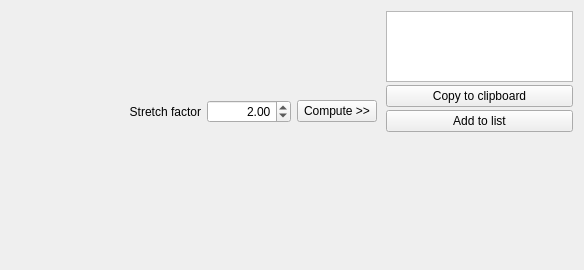
        <widget class="QWidget" name="gmStretching">
         <attribute name="title">
          <string>GM Stretching</string>
         </attribute>
         <layout class="QVBoxLayout" name="verticalLayout_30" stretch="1,1">
          <item>
           <widget class="QFrame" name="frame_52">
            <property name="frameShape">
             <enum>QFrame::NoFrame</enum>
            </property>
            <property name="frameShadow">
             <enum>QFrame::Raised</enum>
            </property>
            <layout class="QHBoxLayout" name="horizontalLayout_28" stretch="2,1">
             <property name="spacing">
              <number>0</number>
             </property>
             <property name="leftMargin">
              <number>0</number>
             </property>
             <property name="topMargin">
              <number>0</number>
             </property>
             <property name="rightMargin">
              <number>0</number>
             </property>
             <property name="bottomMargin">
              <number>0</number>
             </property>
             <item>
              <widget class="QFrame" name="frame_54">
               <property name="frameShape">
                <enum>QFrame::NoFrame</enum>
               </property>
               <property name="frameShadow">
                <enum>QFrame::Raised</enum>
               </property>
               <layout class="QVBoxLayout" name="verticalLayout_31" stretch="3,1">
                <property name="spacing">
                 <number>0</number>
                </property>
                <property name="leftMargin">
                 <number>0</number>
                </property>
                <property name="topMargin">
                 <number>0</number>
                </property>
                <property name="rightMargin">
                 <number>0</number>
                </property>
                <property name="bottomMargin">
                 <number>0</number>
                </property>
                <item>
                 <widget class="QFrame" name="frame_58">
                  <property name="frameShape">
                   <enum>QFrame::NoFrame</enum>
                  </property>
                  <property name="frameShadow">
                   <enum>QFrame::Raised</enum>
                  </property>
                  <layout class="QHBoxLayout" name="horizontalLayout_32">
                   <property name="spacing">
                    <number>0</number>
                   </property>
                   <property name="leftMargin">
                    <number>0</number>
                   </property>
                   <property name="topMargin">
                    <number>0</number>
                   </property>
                   <property name="rightMargin">
                    <number>0</number>
                   </property>
                   <property name="bottomMargin">
                    <number>0</number>
                   </property>
                   <item>
                    <layout class="QVBoxLayout" name="stretchingTsLayout"/>
                   </item>
                  </layout>
                 </widget>
                </item>
                <item>
                 <widget class="QFrame" name="frame_59">
                  <property name="sizePolicy">
                   <sizepolicy hsizetype="Preferred" vsizetype="Fixed">
                    <horstretch>0</horstretch>
                    <verstretch>0</verstretch>
                   </sizepolicy>
                  </property>
                  <property name="frameShape">
                   <enum>QFrame::NoFrame</enum>
                  </property>
                  <property name="frameShadow">
                   <enum>QFrame::Raised</enum>
                  </property>
                  <layout class="QHBoxLayout" name="horizontalLayout_33">
                   <item>
                    <spacer name="horizontalSpacer_12">
                     <property name="orientation">
                      <enum>Qt::Horizontal</enum>
                     </property>
                     <property name="sizeHint" stdset="0">
                      <size>
                       <width>40</width>
                       <height>20</height>
                      </size>
                     </property>
                    </spacer>
                   </item>
                   <item>
                    <widget class="QLabel" name="label_31">
                     <property name="text">
                      <string>Stretch factor</string>
                     </property>
                     <property name="alignment">
                      <set>Qt::AlignRight|Qt::AlignTrailing|Qt::AlignVCenter</set>
                     </property>
                    </widget>
                   </item>
                   <item>
                    <widget class="QDoubleSpinBox" name="stretchingFactorDSpinBox">
                     <property name="alignment">
                      <set>Qt::AlignRight|Qt::AlignTrailing|Qt::AlignVCenter</set>
                     </property>
                     <property name="maximum">
                      <double>99999999.000000000000000</double>
                     </property>
                     <property name="value">
                      <double>2.000000000000000</double>
                     </property>
                    </widget>
                   </item>
                   <item>
                    <widget class="QPushButton" name="stretchingComputeBtn">
                     <property name="text">
                      <string>Compute &gt;&gt;</string>
                     </property>
                     <property name="icon">
                      <iconset resource="Main_icons.qrc">
                       <normaloff>:/allIcons/icons/calculator.svg</normaloff>:/allIcons/icons/calculator.svg</iconset>
                     </property>
                     <property name="iconSize">
                      <size>
                       <width>32</width>
                       <height>32</height>
                      </size>
                     </property>
                    </widget>
                   </item>
                  </layout>
                 </widget>
                </item>
               </layout>
              </widget>
             </item>
             <item>
              <widget class="QFrame" name="frame_55">
               <property name="frameShape">
                <enum>QFrame::NoFrame</enum>
               </property>
               <property name="frameShadow">
                <enum>QFrame::Raised</enum>
               </property>
               <layout class="QVBoxLayout" name="verticalLayout_32" stretch="0,0,0">
                <property name="spacing">
                 <number>3</number>
                </property>
                <property name="leftMargin">
                 <number>0</number>
                </property>
                <property name="topMargin">
                 <number>0</number>
                </property>
                <property name="rightMargin">
                 <number>0</number>
                </property>
                <property name="bottomMargin">
                 <number>0</number>
                </property>
                <item>
                 <widget class="QTableView" name="stretchingTsView"/>
                </item>
                <item>
                 <widget class="QPushButton" name="stretchingCopyToClipboardBtn">
                  <property name="text">
                   <string>Copy to clipboard</string>
                  </property>
                  <property name="icon">
                   <iconset resource="Main_icons.qrc">
                    <normaloff>:/allIcons/icons/data_sheet.svg</normaloff>:/allIcons/icons/data_sheet.svg</iconset>
                  </property>
                  <property name="iconSize">
                   <size>
                    <width>32</width>
                    <height>32</height>
                   </size>
                  </property>
                 </widget>
                </item>
                <item>
                 <widget class="QPushButton" name="stretchingAddToListBtn">
                  <property name="text">
                   <string>Add to list</string>
                  </property>
                  <property name="icon">
                   <iconset resource="Main_icons.qrc">
                    <normaloff>:/allIcons/icons/add_database.svg</normaloff>:/allIcons/icons/add_database.svg</iconset>
                  </property>
                  <property name="iconSize">
                   <size>
                    <width>32</width>
                    <height>32</height>
                   </size>
                  </property>
                 </widget>
                </item>
               </layout>
              </widget>
             </item>
            </layout>
           </widget>
          </item>
          <item>
           <widget class="QFrame" name="frame_53">
            <property name="frameShape">
             <enum>QFrame::NoFrame</enum>
            </property>
            <property name="frameShadow">
             <enum>QFrame::Raised</enum>
            </property>
            <layout class="QHBoxLayout" name="horizontalLayout_29">
             <property name="spacing">
              <number>0</number>
             </property>
             <property name="leftMargin">
              <number>0</number>
             </property>
             <property name="topMargin">
              <number>0</number>
             </property>
             <property name="rightMargin">
              <number>0</number>
             </property>
             <property name="bottomMargin">
              <number>0</number>
             </property>
             <item>
              <widget class="QFrame" name="frame_56">
               <property name="frameShape">
                <enum>QFrame::NoFrame</enum>
               </property>
               <property name="frameShadow">
                <enum>QFrame::Raised</enum>
               </property>
               <layout class="QHBoxLayout" name="horizontalLayout_30">
                <property name="spacing">
                 <number>0</number>
                </property>
                <property name="leftMargin">
                 <number>0</number>
                </property>
                <property name="topMargin">
                 <number>0</number>
                </property>
                <property name="rightMargin">
                 <number>0</number>
                </property>
                <property name="bottomMargin">
                 <number>0</number>
                </property>
                <item>
                 <layout class="QVBoxLayout" name="stretchingRsLayout"/>
                </item>
               </layout>
              </widget>
             </item>
             <item>
              <widget class="QFrame" name="frame_57">
               <property name="frameShape">
                <enum>QFrame::NoFrame</enum>
               </property>
               <property name="frameShadow">
                <enum>QFrame::Raised</enum>
               </property>
               <layout class="QHBoxLayout" name="horizontalLayout_31">
                <property name="spacing">
                 <number>0</number>
                </property>
                <property name="leftMargin">
                 <number>0</number>
                </property>
                <property name="topMargin">
                 <number>0</number>
                </property>
                <property name="rightMargin">
                 <number>0</number>
                </property>
                <property name="bottomMargin">
                 <number>0</number>
                </property>
                <item>
                 <layout class="QVBoxLayout" name="stretchingFsLayout"/>
                </item>
               </layout>
              </widget>
             </item>
            </layout>
           </widget>
          </item>
         </layout>
        </widget>
